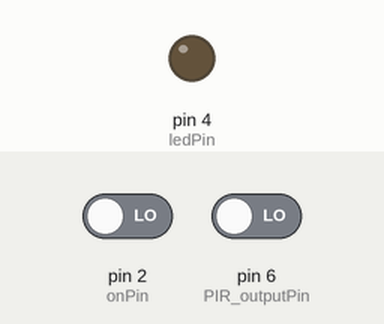
Recording of a sketch running on a simulated Arduino Uno, built with avr-gcc and run on an emulated ATmega328P. Parts: output pins drawn as LEDs (lit = HIGH). The inputs (shaded band) are chosen by the test bench; at power-on: pin 2 (onPin) LOW, pin 6 (PIR_outputPin) LOW.

Above: at 1.55 s.
1.6 s: pin 2 (onPin) driven HIGH
At 2.8 s:
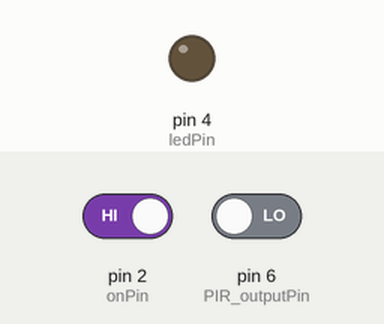
3.2 s: pin 2 (onPin) driven LOW
At 3.35 s:
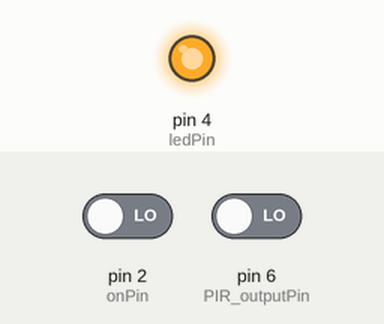
Timing chart, 0 to 12.7 s (numbered marks = the images above; inputs shaded):
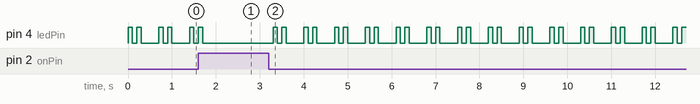

The sketch:

PIRTest.ino
```cpp
const int ledPin = 4;
const int onPin = 2;
const int PIR_outputPin = 6;

void setup(){
  pinMode(ledPin, OUTPUT);
  pinMode(onPin, INPUT);
  pinMode(PIR_outputPin, INPUT);
  blinkLED();
}

void loop(){
  delay(400);
  if(digitalRead(onPin) == HIGH){
    if(digitalRead(PIR_outputPin) == HIGH){
      digitalWrite(ledPin, HIGH);
    }else{
      digitalWrite(ledPin, LOW);
    }
  }else{
    blinkLED();
  }
}

void blinkLED(){
  digitalWrite(ledPin, HIGH);
  delay(100);
  digitalWrite(ledPin,LOW);
  delay(100);
  digitalWrite(ledPin, HIGH);
  delay(100);
  digitalWrite(ledPin, LOW);
}
```

Measured:
- after the input at 1.6 s, pin 4 (ledPin): goes on until 1.7 s, then stays LOW
- after the input at 3.2 s, pin 4 (ledPin): LOW → HIGH after 0.10 s, then repeats every 0.70 s: LOW 0.10 s, HIGH 0.10 s, LOW 0.40 s, HIGH 0.10 s
